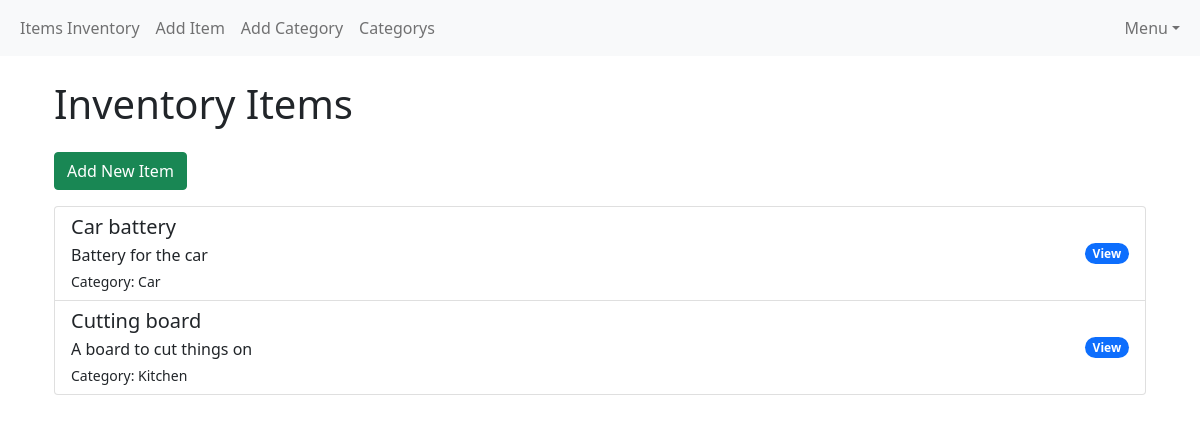
Page /items_list/ (signed in) on the earlier database version.
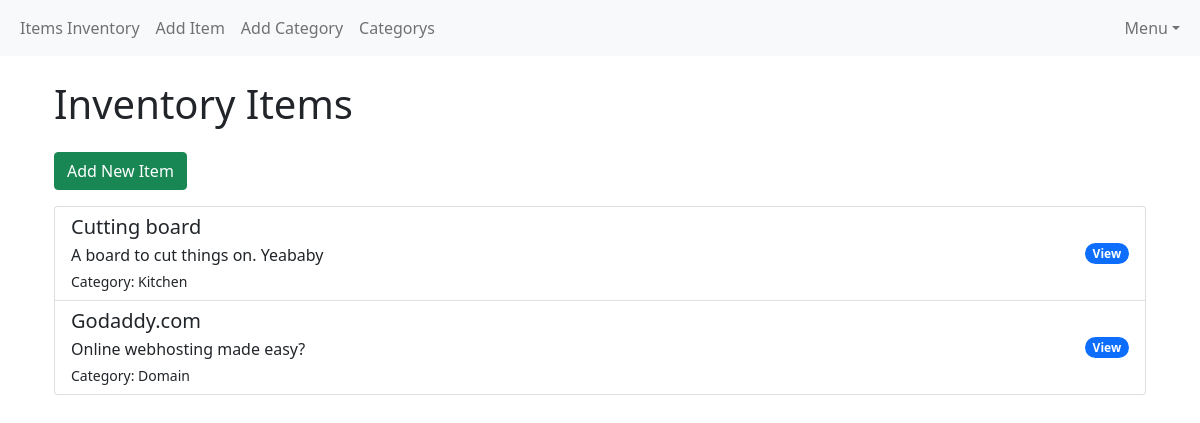
Same page on the later database version.
### inventory/models.py (models this page shows, shortened)
class Item(models.Model):
    user = models.ForeignKey(User, on_delete=models.CASCADE)
    name = models.CharField(max_length=255)
    description = models.TextField()
    category = models.ForeignKey(Category, on_delete=models.CASCADE)  # Link to the Category model
    purchase_date = models.DateField()
    purchase_price = models.DecimalField(max_digits=10, decimal_places=2)
    warranty_start_date = models.DateField(auto_now=True)
    warranty_end_date = models.DateField(auto_now=True)
    photo = models.ImageField(upload_to='inventory_photos/', null=True, blank=True)

class Category(models.Model):
    user = models.ForeignKey(User, on_delete=models.CASCADE)  # Categories belong to users
    name = models.CharField(max_length=100, unique=True)
    def __str__(self):
        return self.name

### inventory/views.py (the view)
# urls.py: path('items_list/', views.items_list, name='items_list'),
@login_required
def items_list(request):
    items = Item.objects.filter(user=request.user)
    return render(request, 'inventory/items_list.html', {'items': items})

### inventory/templates/inventory/items_list.html (shortened to what this page needs)
{% extends 'inventory/base.html' %}
{% block content %}
  <div class="container mt-4 pb-4">
    <h1 class="mb-4">Inventory Items</h1>
    <a href="{% url 'add_item' %}" class="btn btn-success mb-3">Add New Item</a>
    <div class="list-group">
      {% for item in items %}
        <a href="{% url 'item_details' item.id %}" class="list-group-item list-group-item-action d-flex justify-content-between align-items-center">
          <div>
            <h5 class="mb-1">{{ item.name }}</h5>
            <p class="mb-1">{{ item.description|truncatewords:10 }}</p>
            <small>Category: {{ item.category }}</small>
          </div>
          <span class="badge bg-primary rounded-pill">View</span>
        </a>
      {% empty %}
        <p>No items in inventory.</p>
      {% endfor %}
    </div>
  </div>
{% endblock %}

### inventory/templates/inventory/base.html (shortened to what this page needs)
{% load static %}
<html lang="en">
  <head>
    <link href="https://cdn.jsdelivr.net/npm/bootstrap@5.0.2/dist/css/bootstrap.min.css" rel="stylesheet" />
  </head>
  <body>
    {% if user.is_authenticated %}
      <nav class="navbar navbar-expand-lg navbar-light bg-light">
        <div class="container-fluid">
          <div class="collapse navbar-collapse" id="navbarNav">
            <ul class="navbar-nav">
              <li class="nav-item">
                <a class="nav-link" href="{% url 'items_list' %}">Items Inventory</a>
              </li>
              <li class="nav-item">
                <a class="nav-link" href="{% url 'add_item' %}">Add Item</a>
              </li>
              <li class="nav-item">
                <a class="nav-link" href="{% url 'add_category' %}">Add Category</a>
              </li>
              <li class="nav-item">
                <a class="nav-link" href="{% url 'category_list' %}">Categorys</a>
              </li>
            </ul>
            <ul class="navbar-nav ms-auto">
              <li class="nav-item dropdown">
                <a class="nav-link dropdown-toggle" href="#" id="navbarDropdown" role="button" data-bs-toggle="dropdown" aria-expanded="false">Menu</a>
              </li>
            </ul>
          </div>
        </div>
      </nav>
    {% endif %}
    <div class="container mt-4">
      {% block content %}
      {% endblock %}
    </div>
  </body>
</html>

Differences in the rows shown:
removed Item: name "Car battery", description "Battery for the car", category "Car"
changed Item "Cutting board": description "A board to cut things on" → "A board to cut things on. Yeababy"
added Item: name "Godaddy.com", description "Online webhosting made easy?", category "Domain"
